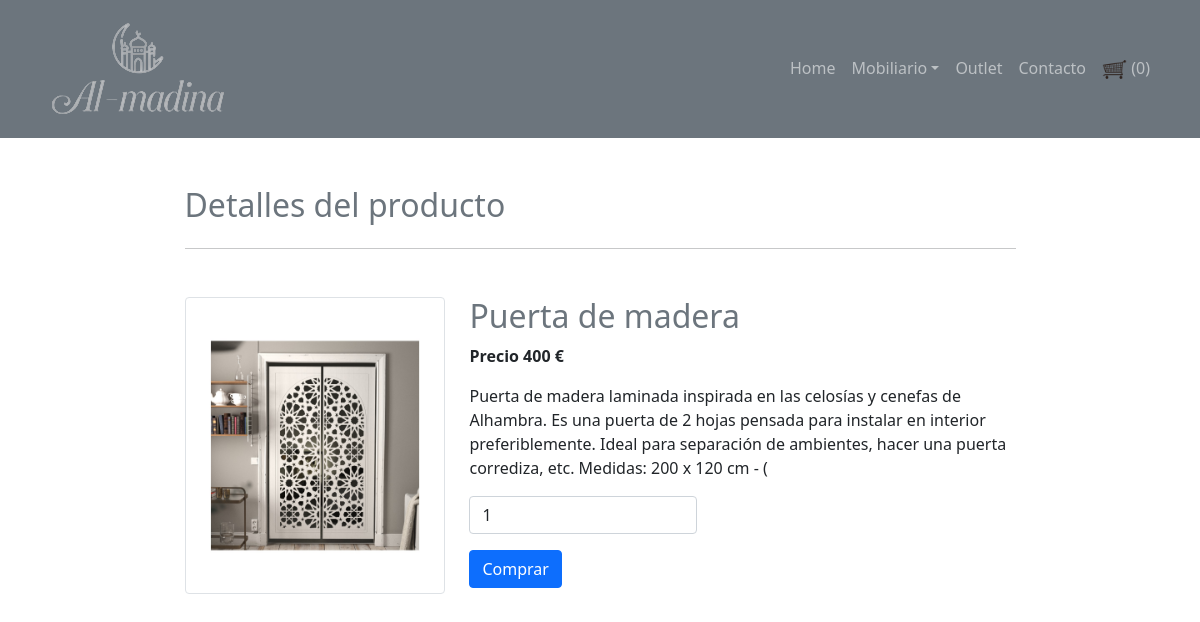
Page /view_details_salon.php?id=1 on the committed database.
### tables this page shows
CREATE TABLE `salon` (
  `PID` int(11) NOT NULL,
  `PRODUCT` varchar(50) NOT NULL,
  `PRICE` double DEFAULT NULL,
  `IMAGE` varchar(250) NOT NULL,
  `DESCRIPTION` varchar(250) NOT NULL
);

### view_details_salon.php (the view, shortened to what this page needs)
<?php
	include "config.php";
	$data=[];
	$sql="select * from salon where PID={$_GET["id"]}";
	$res=$con->query($sql);
	if($res->num_rows>0){
		$data=$row=$res->fetch_assoc();
	}
?>
<html>
	<head>
		<link rel="stylesheet" href="https://maxcdn.bootstrapcdn.com/bootstrap/4.0.0/css/bootstrap.min.css">
    </head>
    <body>
	<?php include "navbar.php"; ?>
        <div class='container mt-5'>
			<div class='row'>
				<div class='col-md-9 mx-auto'>
					<h2 class='text-muted mb-4'>Detalles del producto</h2><hr>
					<div class='row mt-5'>
						<div class='col-md-4'>
							  <img src="images/<?php echo $data["IMAGE"]; ?>" class='img-thumbnail'>
						</div>
						<div class='col-md-8'>
							<h2 class='text-muted'><?php echo $data["PRODUCT"]; ?></h2>
							<p class="font-weight-bold">Precio <?php echo $data["PRICE"]; ?> €</p>
							<p><?php echo $data["DESCRIPTION"]; ?></p>
							<form method='post' action=''>
									<p><input type='number' min='1' value='1' name='qty' required class='form-control col-md-5'></p>
								<input type='submit' name='submit' value='Comprar' class='btn btn-primary'>
							</form>
						</div>
					</div>
				</div>
			</div>
		</div>
    </body>
</html>

### rows in the picture
salon: IMAGE (picture), PRODUCT "Puerta de madera", PRICE "400", DESCRIPTION "Puerta de madera laminada inspirada en las celosías y cenefas de Alhambra. Es una puerta de 2 hojas pensada para instalar en interior preferiblemente. Ideal para separación de ambientes, hacer una puerta corrediza, etc. Medidas: 200 x 120 cm - ("

### other values in the picture
$cart->get_cart_count() "0"
